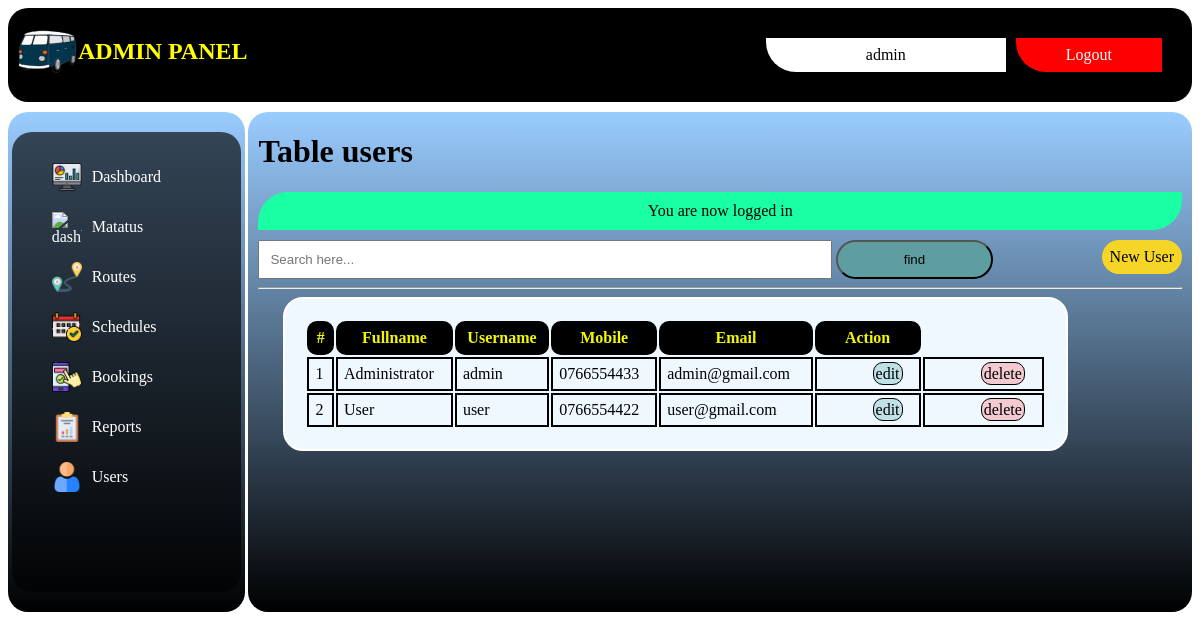
Screenshot of /admin/users/index.php (signed in) with the database file from the repository.
### tables this page shows
CREATE TABLE `users` (
  `id` int(11) NOT NULL,
  `admin` tinyint(4) NOT NULL,
  `fullname` varchar(200) NOT NULL,
  `username` varchar(255) NOT NULL,
  `email` varchar(255) NOT NULL,
  `mobile` varchar(200) NOT NULL,
  `password` varchar(255) NOT NULL,
  `created_at` timestamp NOT NULL DEFAULT current_timestamp()
);

### app/controllers/users.php (called while the page is built, shortened)
<?php
include(ROOT_PATH . "/app/database/db.php");
$table = 'users';
$admin_users = selectAll($table);

### app/database/db.php (called while the page is built, shortened)
<?php
require('connect.php');
function selectAll($table, $conditions = [])
{
    global $conn;
    $sql = "SELECT * FROM $table";
    if (empty($conditions)) {
        $stmt = $conn->prepare($sql);
        $stmt->execute();
        $records = $stmt->get_result()->fetch_all(MYSQLI_ASSOC);
        return $records;
    }
}

### admin/users/index.php (the view, shortened to what this page needs)
    <?php include(ROOT_PATH . "/app/controllers/users.php");
    ?>
    <?php include(ROOT_PATH . "/app/includes/adminHeader.php"); ?>
    <?php include(ROOT_PATH . "/app/includes/adminSidebar.php"); ?>
    <div class="main-bar">
        <h1>Table users</h1>
        <?php include(ROOT_PATH . '/app/includes/messages.php'); ?>
        <a href="create.php" class="add-btn">New User</a>
        <form class="form-serach">
            <input type="text" name="search" placeholder="Search here..."/>
            <button class="search-btn">find</button>
        </form>
        <hr>
        <div class="scrollit">
            <table>
            <thead >
                <th class="fixedElement">#</th>
                <th class="fixedElement">Fullname</th>
                <th class="fixedElement">Username</th>
                <th class="fixedElement">Mobile</th>
                <th class="fixedElement">Email</th>
                <th class="fixedElement">Action</th>
            </thead>
            <tbody>
                    <?php foreach ($admin_users as $key => $user): ?>
                                <tr>
                                    <td><?php echo $key + 1; ?></td>
                                    <td><?php echo $user['fullname']; ?></td>
                                    <td><?php echo $user['username']; ?></td>
                                    <td><?php echo $user['mobile']; ?></td>
                                    <td><?php echo $user['email']; ?></td>
                                    <td><a href="edit.php?id=<?php echo $user['id']; ?>" class="btn">edit</a></td>
                                    <td><a href="index.php?delete_id=<?php echo $user['id']; ?>" class="delete">delete</a></td>
                                </tr>
                            <?php endforeach; ?>
            </tbody>
        </table>
    </div>
    </div>
    </div>
</body>
</html>

### app/includes/adminHeader.php (style rules this page uses)
body { display: flex; flex-direction: column; gap: 10px; }
.main-bar { width: 78%; float: right; background: linear-gradient(to top, #000000 0%, #99ccff 100%); min-height: 500px; max-height: 500px; border-radius: 20px; padding: 0px 10px; }
.main-bar a { margin-left: 50px; }
.main-bar table { margin-left: 25px; }
.scrollit { overflow:scroll; min-height:355px; max-height:345px; }
.main-bar form { width: 85%; }
.main-bar form input { width: 70%; padding: 10px; }
.main-bar form .search-btn { width: 20%; padding: 10px; background-color: cadetblue; border-radius: 30px; }
.main-bar .add-btn { background-color: rgb(245, 214, 39); color: rgb(0, 0, 0); padding: 8px; border-radius: 20px; float: right; text-decoration: none; }
.main-bar table { border: 2px solid white; padding: 20px; width: 85%; background-color: aliceblue; border-radius: 20px; margin-bottom: 20px; }
.main-bar table th { border: #000 solid 2px; position: sticky; padding: 6px; border-radius: 10px; color: rgb(242, 247, 0); background-color: #000; }
.main-bar table tbody td { border: #000 solid 2px; padding: 6px; }
.main-bar table tbody td a { background-color: rgba(2, 134, 134, 0.205); text-decoration: none; padding: 2px; color: #000; border-radius: 10px; border: #000 1px solid; }
.main-bar table tbody td .delete { background-color: rgba(255, 22, 22, 0.205); text-decoration: none; padding: 2px; color: #000; border-radius: 10px; border: #000 1px solid; }
.fixedElement { position:absolute; top:0; z-index:100; }

### rows the page displays
users: fullname "Administrator", username "admin", mobile "0766554433", email "admin@gmail.com"
users: fullname "User", username "user", mobile "0766554422", email "user@gmail.com"

### other values shown
$_SESSION['username'] "admin"
$_SESSION['message'] "You are now logged in"
